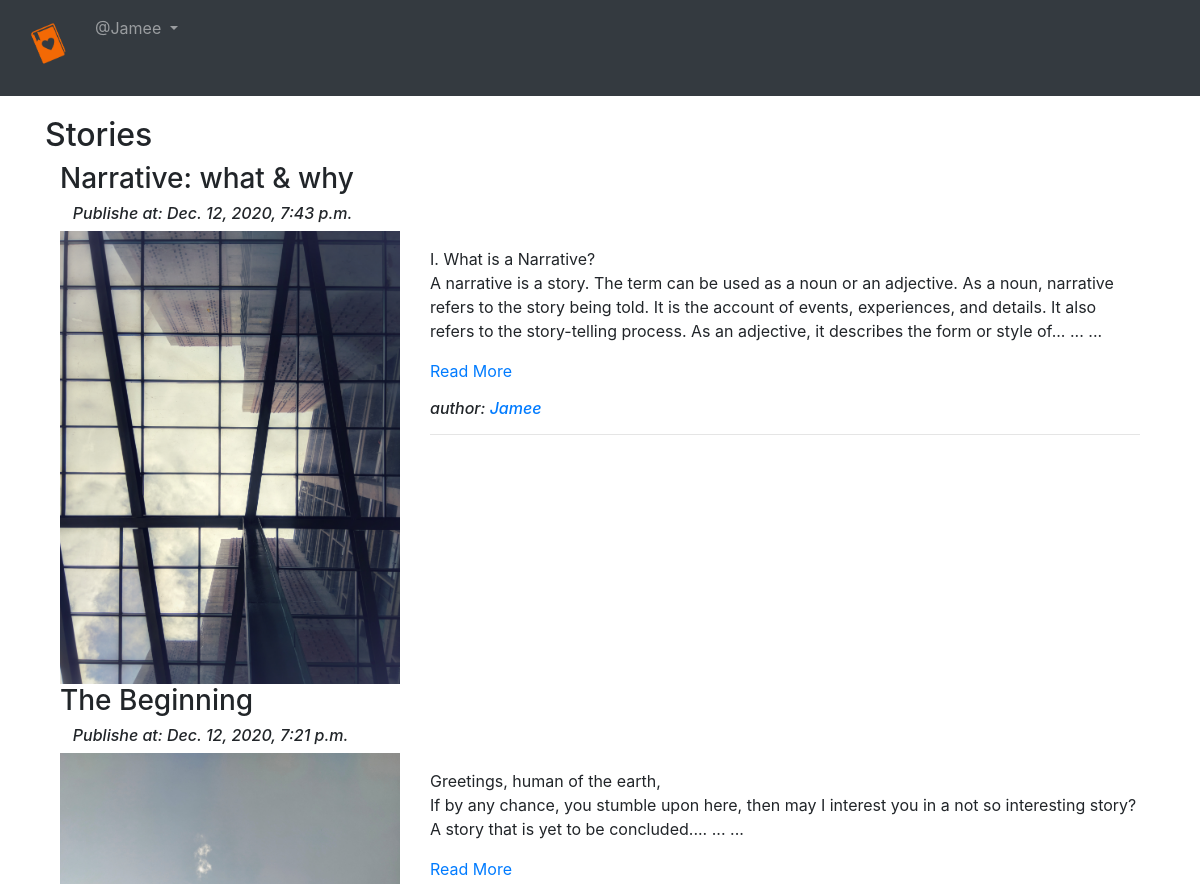
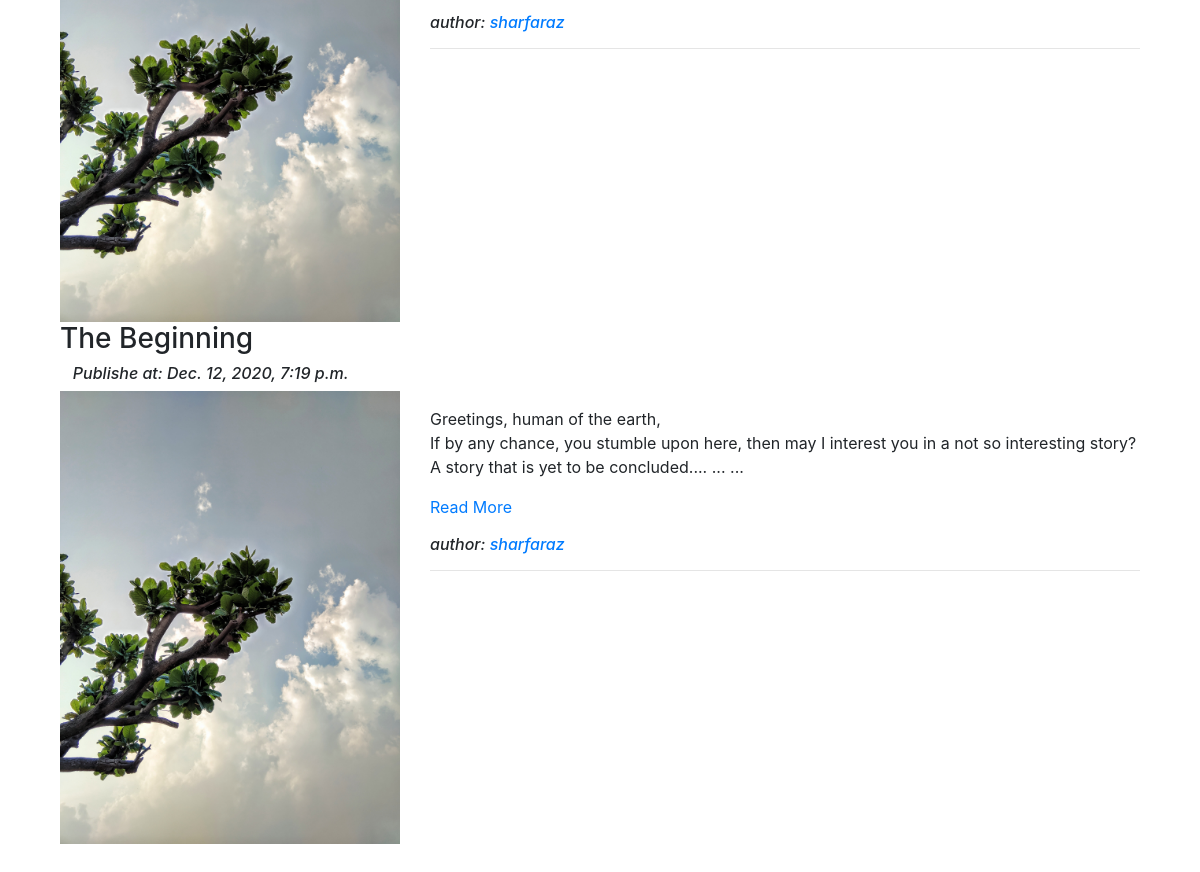
Screenshot of /blog/ (signed in) with the database file from the repository (2 pictures, top to bottom).
### app_blog/models.py (models this page shows)
class Blog(models.Model):
    author = models.ForeignKey(User, related_name='post_author', on_delete = models.CASCADE)
    blog_title = models.CharField( max_length=300, verbose_name = "Title" )
    slug = models.SlugField( max_length=300, unique=True )
    blog_content = models.TextField( verbose_name="Story" )
    blog_image = models.ImageField( upload_to='blog_images', verbose_name= "Cover Photo")
    publish_date = models.DateTimeField( auto_now_add=True )
    update_date = models.DateTimeField( auto_now = True )
    class Meta:
        ordering = ['-publish_date',] ## to sort blogs in decending order in list view
    def __str__(self):
        return self.blog_title

### app_blog/views.py (the view)
# urls.py: path('', views.Blog_list.as_view(), name='blog_list'),
class Blog_list (ListView):
    context_object_name = "blogs"
    model = Blog
    template_name = 'app_blog:blog_list.html'
    fields = ('blog_title', 'blog_content', 'blog_image')
    queryset = Blog.objects.order_by('-publish_date')

### app_blog/templatetags/custom_filters.py (called while the page is built)
def range_filter(value):
    return value[0:300]+"... ... ..."

### templates/app_blog/blog_list.html (shortened to what this page needs)
{% extends 'base.html' %}
{% load custom_filters %}
{% block body_block %}
  <h2>Stories</h2>
  <div class="container">
    {% for blog in blogs %}
      <h3>{{ blog.blog_title }}</h3>
      <h6>&nbsp;  &nbsp;<em>Publishe at: {{ blog.publish_date}}</em></h6>
      <div class="row">
        <div class="col-sm-4">
          <img src="/media/{{blog.blog_image}}" alt="{{blog.blog_title}}" title="{{blog.blog_title}}" width="100%">
        </div>
        <div class="col-sm-8">
          <p>{{blog.blog_content|range_filter|linebreaks}}<a href="{% url 'app_blog:blog_details' slug=blog.slug %}">Read More</a></p>
          <h6> <em> author: <a href="#">{{blog.author}}</em> </a> </h6>
          <hr>
        </div>
      </div>
    {% endfor %}
  </div>
{% endblock %}

### templates/base.html (shortened to what this page needs)
<!DOCTYPE html>
<html lang="en" dir="ltr">
  <head>
    <link rel="stylesheet" href="https://maxcdn.bootstrapcdn.com/bootstrap/4.4.1/css/bootstrap.min.css">
  </head>
  <body>
    <nav class="navbar navbar-expand-md navbar-dark bg-dark">
      <div class="collapse navbar-collapse" id="navbarNavAltMarkup">
        <div class="navbar-nav">
          <ul class="navbar-nav">
              <li class="nav-item active ">
                <a class="nav-link" href="{% url 'index' %}" style="margin-right:5px"> <h6><img src="/media/stories.png" width="50px"></h6> </a>
              </li>
              {% if user.is_authenticated %}
                <div class="nav-itme dropdown">
                  <a class="nav-link dropdown-toggle" href="#" id="navbardrop" data-toggle="dropdown">
                    @{{user.username}}
                  </a>
                </div>
              {% endif %}
          </ul>
        </div>
      </div>
    </nav>
    <div class="container" style="padding-top:20px">
      {% block body_block %}
      {% endblock %}
    </div>
    <br><br>
  </body>
</html>

### rows the page displays
Blog: blog_title "Narrative: what & why", publish_date "Dec. 12, 2020, 7:43 p.m.", blog_image (picture), blog_content|range_filter "I. What is a Narrative? A narrative is a story. The term can be used as a noun or an adjective. As a noun, narrative refers to the story being told. It is the account of events, experiences, and details. It also refers to the story-telling process. As an adjective, it describes the form or style of... ... ...", author "Jamee"
Blog: blog_title "The Beginning", publish_date "Dec. 12, 2020, 7:21 p.m.", blog_image (picture), blog_content|range_filter "Greetings, human of the earth, If by any chance, you stumble upon here, then may I interest you in a not so interesting story? A story that is yet to be concluded.... ... ...", author "sharfaraz"
Blog: blog_title "The Beginning", publish_date "Dec. 12, 2020, 7:19 p.m.", blog_image (picture), blog_content|range_filter "Greetings, human of the earth, If by any chance, you stumble upon here, then may I interest you in a not so interesting story? A story that is yet to be concluded.... ... ...", author "sharfaraz"

### other values shown
{{ user.username }} "Jamee"
